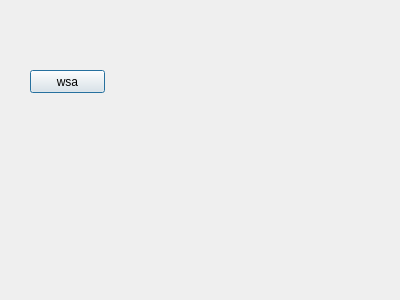
<?xml version="1.0" encoding="UTF-8"?>
<ui version="4.0">
 <class>Wsa</class>
 <widget class="QDialog" name="Wsa">
  <property name="geometry">
   <rect>
    <x>0</x>
    <y>0</y>
    <width>400</width>
    <height>300</height>
   </rect>
  </property>
  <property name="windowTitle">
   <string>Wsa</string>
  </property>
  <widget class="QPushButton" name="pushButton">
   <property name="geometry">
    <rect>
     <x>30</x>
     <y>70</y>
     <width>75</width>
     <height>23</height>
    </rect>
   </property>
   <property name="text">
    <string>wsa</string>
   </property>
  </widget>
 </widget>
 <layoutdefault spacing="6" margin="9"/>
 <resources/>
 <connections/>
</ui>
